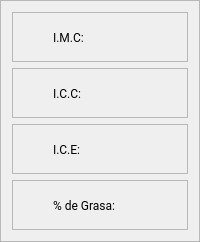
                              <widget class="QFrame" name="fr_salida1">
                               <property name="styleSheet">
                                <string notr="true">#fr_salida1 {
background-color: rgb(0, 0, 61);
border: 1px solid;
border-color: rgb(0, 0, 31);
}</string>
                               </property>
                               <property name="frameShape">
                                <enum>QFrame::StyledPanel</enum>
                               </property>
                               <property name="frameShadow">
                                <enum>QFrame::Raised</enum>
                               </property>
                               <layout class="QVBoxLayout" name="verticalLayout_38">
                                <item>
                                 <widget class="QFrame" name="fr_imc">
                                  <property name="minimumSize">
                                   <size>
                                    <width>0</width>
                                    <height>50</height>
                                   </size>
                                  </property>
                                  <property name="maximumSize">
                                   <size>
                                    <width>16777215</width>
                                    <height>50</height>
                                   </size>
                                  </property>
                                  <property name="frameShape">
                                   <enum>QFrame::StyledPanel</enum>
                                  </property>
                                  <property name="frameShadow">
                                   <enum>QFrame::Raised</enum>
                                  </property>
                                  <layout class="QHBoxLayout" name="horizontalLayout_19">
                                   <item>
                                    <widget class="QLabel" name="lbl_icon">
                                     <property name="minimumSize">
                                      <size>
                                       <width>25</width>
                                       <height>25</height>
                                      </size>
                                     </property>
                                     <property name="maximumSize">
                                      <size>
                                       <width>25</width>
                                       <height>25</height>
                                      </size>
                                     </property>
                                     <property name="text">
                                      <string/>
                                     </property>
                                     <property name="pixmap">
                                      <pixmap resource="icons/icons.qrc">:/icons/icon_lista.png</pixmap>
                                     </property>
                                     <property name="scaledContents">
                                      <bool>true</bool>
                                     </property>
                                     <property name="alignment">
                                      <set>Qt::AlignCenter</set>
                                     </property>
                                    </widget>
                                   </item>
                                   <item>
                                    <widget class="QLabel" name="lbl_imc">
                                     <property name="font">
                                      <font>
                                       <family>Roboto</family>
                                       <pointsize>9</pointsize>
                                       <bold>false</bold>
                                      </font>
                                     </property>
                                     <property name="text">
                                      <string>I.M.C:</string>
                                     </property>
                                    </widget>
                                   </item>
                                  </layout>
                                 </widget>
                                </item>
                                <item>
                                 <widget class="QFrame" name="fr_icc">
                                  <property name="minimumSize">
                                   <size>
                                    <width>0</width>
                                    <height>50</height>
                                   </size>
                                  </property>
                                  <property name="maximumSize">
                                   <size>
                                    <width>16777215</width>
                                    <height>50</height>
                                   </size>
                                  </property>
                                  <property name="frameShape">
                                   <enum>QFrame::StyledPanel</enum>
                                  </property>
                                  <property name="frameShadow">
                                   <enum>QFrame::Raised</enum>
                                  </property>
                                  <layout class="QHBoxLayout" name="horizontalLayout_20">
                                   <item>
                                    <widget class="QLabel" name="lbl_icon_2">
                                     <property name="minimumSize">
                                      <size>
                                       <width>25</width>
                                       <height>25</height>
                                      </size>
                                     </property>
                                     <property name="maximumSize">
                                      <size>
                                       <width>25</width>
                                       <height>25</height>
                                      </size>
                                     </property>
                                     <property name="text">
                                      <string/>
                                     </property>
                                     <property name="pixmap">
                                      <pixmap resource="icons/icons.qrc">:/icons/icon_lista.png</pixmap>
                                     </property>
                                     <property name="scaledContents">
                                      <bool>true</bool>
                                     </property>
                                     <property name="alignment">
                                      <set>Qt::AlignCenter</set>
                                     </property>
                                    </widget>
                                   </item>
                                   <item>
                                    <widget class="QLabel" name="lbl_icc">
                                     <property name="font">
                                      <font>
                                       <family>Roboto</family>
                                       <pointsize>9</pointsize>
                                       <bold>false</bold>
                                      </font>
                                     </property>
                                     <property name="text">
                                      <string>I.C.C:</string>
                                     </property>
                                    </widget>
                                   </item>
                                  </layout>
                                 </widget>
                                </item>
                                <item>
                                 <widget class="QFrame" name="fr_ice">
                                  <property name="minimumSize">
                                   <size>
                                    <width>0</width>
                                    <height>50</height>
                                   </size>
                                  </property>
                                  <property name="maximumSize">
                                   <size>
                                    <width>16777215</width>
                                    <height>50</height>
                                   </size>
                                  </property>
                                  <property name="frameShape">
                                   <enum>QFrame::StyledPanel</enum>
                                  </property>
                                  <property name="frameShadow">
                                   <enum>QFrame::Raised</enum>
                                  </property>
                                  <layout class="QHBoxLayout" name="horizontalLayout_21">
                                   <item>
                                    <widget class="QLabel" name="lbl_icon_3">
                                     <property name="minimumSize">
                                      <size>
                                       <width>25</width>
                                       <height>25</height>
                                      </size>
                                     </property>
                                     <property name="maximumSize">
                                      <size>
                                       <width>25</width>
                                       <height>25</height>
                                      </size>
                                     </property>
                                     <property name="text">
                                      <string/>
                                     </property>
                                     <property name="pixmap">
                                      <pixmap resource="icons/icons.qrc">:/icons/icon_lista.png</pixmap>
                                     </property>
                                     <property name="scaledContents">
                                      <bool>true</bool>
                                     </property>
                                     <property name="alignment">
                                      <set>Qt::AlignCenter</set>
                                     </property>
                                    </widget>
                                   </item>
                                   <item>
                                    <widget class="QLabel" name="lbl_ice">
                                     <property name="font">
                                      <font>
                                       <family>Roboto</family>
                                       <pointsize>9</pointsize>
                                       <bold>false</bold>
                                      </font>
                                     </property>
                                     <property name="text">
                                      <string>I.C.E:</string>
                                     </property>
                                    </widget>
                                   </item>
                                  </layout>
                                 </widget>
                                </item>
                                <item>
                                 <widget class="QFrame" name="fr_porcent_grasa">
                                  <property name="minimumSize">
                                   <size>
                                    <width>0</width>
                                    <height>50</height>
                                   </size>
                                  </property>
                                  <property name="maximumSize">
                                   <size>
                                    <width>16777215</width>
                                    <height>50</height>
                                   </size>
                                  </property>
                                  <property name="frameShape">
                                   <enum>QFrame::StyledPanel</enum>
                                  </property>
                                  <property name="frameShadow">
                                   <enum>QFrame::Raised</enum>
                                  </property>
                                  <layout class="QHBoxLayout" name="horizontalLayout_22">
                                   <item>
                                    <widget class="QLabel" name="lbl_icon_4">
                                     <property name="minimumSize">
                                      <size>
                                       <width>25</width>
                                       <height>25</height>
                                      </size>
                                     </property>
                                     <property name="maximumSize">
                                      <size>
                                       <width>25</width>
                                       <height>25</height>
                                      </size>
                                     </property>
                                     <property name="text">
                                      <string/>
                                     </property>
                                     <property name="pixmap">
                                      <pixmap resource="icons/icons.qrc">:/icons/icon_lista.png</pixmap>
                                     </property>
                                     <property name="scaledContents">
                                      <bool>true</bool>
                                     </property>
                                     <property name="alignment">
                                      <set>Qt::AlignCenter</set>
                                     </property>
                                    </widget>
                                   </item>
                                   <item>
                                    <widget class="QLabel" name="lbl_porcent_grasa">
                                     <property name="font">
                                      <font>
                                       <family>Roboto</family>
                                       <pointsize>9</pointsize>
                                       <bold>false</bold>
                                      </font>
                                     </property>
                                     <property name="text">
                                      <string>% de Grasa:</string>
                                     </property>
                                    </widget>
                                   </item>
                                  </layout>
                                 </widget>
                                </item>
                               </layout>
                              </widget>
